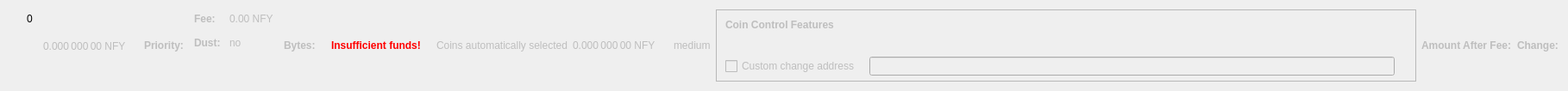
    <widget class="QWidget" name="dummyHideWidget" native="true">
     <property name="maximumSize">
      <size>
       <width>100</width>
       <height>22</height>
      </size>
     </property>
     <layout class="QHBoxLayout" name="dummyHideLayout">
      <item>
       <layout class="QFormLayout" name="formLayoutCoinControl1">
        <property name="horizontalSpacing">
         <number>10</number>
        </property>
        <property name="verticalSpacing">
         <number>14</number>
        </property>
        <property name="leftMargin">
         <number>10</number>
        </property>
        <property name="topMargin">
         <number>4</number>
        </property>
        <property name="rightMargin">
         <number>6</number>
        </property>
        <item row="0" column="1">
         <widget class="QLabel" name="labelCoinControlBytes">
          <property name="cursor">
           <cursorShape>IBeamCursor</cursorShape>
          </property>
          <property name="contextMenuPolicy">
           <enum>Qt::ActionsContextMenu</enum>
          </property>
          <property name="text">
           <string notr="true">0</string>
          </property>
          <property name="textInteractionFlags">
           <set>Qt::LinksAccessibleByMouse|Qt::TextSelectableByKeyboard|Qt::TextSelectableByMouse</set>
          </property>
         </widget>
        </item>
       </layout>
      </item>
      <item>
       <widget class="QLabel" name="labelCoinControlAfterFee">
        <property name="enabled">
         <bool>false</bool>
        </property>
        <property name="sizePolicy">
         <sizepolicy hsizetype="Fixed" vsizetype="Fixed">
          <horstretch>0</horstretch>
          <verstretch>0</verstretch>
         </sizepolicy>
        </property>
        <property name="minimumSize">
         <size>
          <width>111</width>
          <height>12</height>
         </size>
        </property>
        <property name="maximumSize">
         <size>
          <width>111</width>
          <height>12</height>
         </size>
        </property>
        <property name="cursor">
         <cursorShape>IBeamCursor</cursorShape>
        </property>
        <property name="contextMenuPolicy">
         <enum>Qt::ActionsContextMenu</enum>
        </property>
        <property name="text">
         <string notr="true">0.000 000 00 NFY</string>
        </property>
        <property name="textInteractionFlags">
         <set>Qt::LinksAccessibleByMouse|Qt::TextSelectableByKeyboard|Qt::TextSelectableByMouse</set>
        </property>
       </widget>
      </item>
      <item>
       <widget class="QLabel" name="labelCoinControlPriorityText">
        <property name="enabled">
         <bool>false</bool>
        </property>
        <property name="font">
         <font>
          <weight>75</weight>
          <bold>true</bold>
         </font>
        </property>
        <property name="text">
         <string>Priority:</string>
        </property>
       </widget>
      </item>
      <item>
       <layout class="QHBoxLayout" name="horizontalLayout"/>
      </item>
      <item>
       <layout class="QFormLayout" name="formLayoutCoinControl3">
        <property name="horizontalSpacing">
         <number>10</number>
        </property>
        <property name="verticalSpacing">
         <number>14</number>
        </property>
        <property name="leftMargin">
         <number>6</number>
        </property>
        <property name="topMargin">
         <number>4</number>
        </property>
        <property name="rightMargin">
         <number>6</number>
        </property>
        <item row="0" column="0">
         <widget class="QLabel" name="labelCoinControlFeeText">
          <property name="enabled">
           <bool>false</bool>
          </property>
          <property name="font">
           <font>
            <weight>75</weight>
            <bold>true</bold>
           </font>
          </property>
          <property name="text">
           <string>Fee:</string>
          </property>
          <property name="margin">
           <number>0</number>
          </property>
         </widget>
        </item>
        <item row="0" column="1">
         <widget class="QLabel" name="labelCoinControlFee">
          <property name="enabled">
           <bool>false</bool>
          </property>
          <property name="cursor">
           <cursorShape>IBeamCursor</cursorShape>
          </property>
          <property name="contextMenuPolicy">
           <enum>Qt::ActionsContextMenu</enum>
          </property>
          <property name="text">
           <string notr="true">0.00 NFY</string>
          </property>
          <property name="textInteractionFlags">
           <set>Qt::LinksAccessibleByMouse|Qt::TextSelectableByKeyboard|Qt::TextSelectableByMouse</set>
          </property>
         </widget>
        </item>
        <item row="1" column="0">
         <widget class="QLabel" name="labelCoinControlLowOutputText">
          <property name="enabled">
           <bool>false</bool>
          </property>
          <property name="font">
           <font>
            <weight>75</weight>
            <bold>true</bold>
           </font>
          </property>
          <property name="text">
           <string>Dust:</string>
          </property>
         </widget>
        </item>
        <item row="1" column="1">
         <widget class="QLabel" name="labelCoinControlLowOutput">
          <property name="enabled">
           <bool>false</bool>
          </property>
          <property name="cursor">
           <cursorShape>IBeamCursor</cursorShape>
          </property>
          <property name="contextMenuPolicy">
           <enum>Qt::ActionsContextMenu</enum>
          </property>
          <property name="text">
           <string>no</string>
          </property>
          <property name="textInteractionFlags">
           <set>Qt::LinksAccessibleByMouse|Qt::TextSelectableByKeyboard|Qt::TextSelectableByMouse</set>
          </property>
         </widget>
        </item>
       </layout>
      </item>
      <item>
       <widget class="QLabel" name="labelCoinControlBytesText">
        <property name="enabled">
         <bool>false</bool>
        </property>
        <property name="font">
         <font>
          <weight>75</weight>
          <bold>true</bold>
         </font>
        </property>
        <property name="text">
         <string>Bytes:</string>
        </property>
       </widget>
      </item>
      <item>
       <layout class="QFormLayout" name="formLayoutCoinControl2">
        <property name="horizontalSpacing">
         <number>10</number>
        </property>
        <property name="verticalSpacing">
         <number>14</number>
        </property>
        <property name="leftMargin">
         <number>6</number>
        </property>
        <property name="topMargin">
         <number>4</number>
        </property>
        <property name="rightMargin">
         <number>6</number>
        </property>
       </layout>
      </item>
      <item>
       <layout class="QHBoxLayout" name="horizontalLayoutCoinControl2">
        <property name="spacing">
         <number>8</number>
        </property>
        <property name="bottomMargin">
         <number>10</number>
        </property>
       </layout>
      </item>
      <item>
       <widget class="QLabel" name="labelCoinControlInsuffFunds">
        <property name="enabled">
         <bool>false</bool>
        </property>
        <property name="minimumSize">
         <size>
          <width>0</width>
          <height>0</height>
         </size>
        </property>
        <property name="font">
         <font>
          <weight>75</weight>
          <bold>true</bold>
         </font>
        </property>
        <property name="styleSheet">
         <string notr="true">color:red;font-weight:bold;</string>
        </property>
        <property name="text">
         <string>Insufficient funds!</string>
        </property>
        <property name="margin">
         <number>5</number>
        </property>
       </widget>
      </item>
      <item>
       <layout class="QFormLayout" name="formLayoutCoinControl4">
        <property name="horizontalSpacing">
         <number>10</number>
        </property>
        <property name="verticalSpacing">
         <number>14</number>
        </property>
        <property name="leftMargin">
         <number>6</number>
        </property>
        <property name="topMargin">
         <number>4</number>
        </property>
        <property name="rightMargin">
         <number>6</number>
        </property>
       </layout>
      </item>
      <item>
       <widget class="QLabel" name="labelCoinControlAutomaticallySelected">
        <property name="enabled">
         <bool>false</bool>
        </property>
        <property name="sizePolicy">
         <sizepolicy hsizetype="Fixed" vsizetype="Fixed">
          <horstretch>0</horstretch>
          <verstretch>0</verstretch>
         </sizepolicy>
        </property>
        <property name="minimumSize">
         <size>
          <width>0</width>
          <height>0</height>
         </size>
        </property>
        <property name="maximumSize">
         <size>
          <width>240</width>
          <height>16777215</height>
         </size>
        </property>
        <property name="text">
         <string>Coins automatically selected</string>
        </property>
        <property name="margin">
         <number>5</number>
        </property>
       </widget>
      </item>
      <item>
       <widget class="QLabel" name="labelCoinControlChange">
        <property name="enabled">
         <bool>false</bool>
        </property>
        <property name="sizePolicy">
         <sizepolicy hsizetype="Fixed" vsizetype="Fixed">
          <horstretch>0</horstretch>
          <verstretch>0</verstretch>
         </sizepolicy>
        </property>
        <property name="minimumSize">
         <size>
          <width>111</width>
          <height>0</height>
         </size>
        </property>
        <property name="maximumSize">
         <size>
          <width>111</width>
          <height>16777215</height>
         </size>
        </property>
        <property name="cursor">
         <cursorShape>IBeamCursor</cursorShape>
        </property>
        <property name="contextMenuPolicy">
         <enum>Qt::ActionsContextMenu</enum>
        </property>
        <property name="text">
         <string notr="true">0.000 000 00 NFY</string>
        </property>
        <property name="textInteractionFlags">
         <set>Qt::LinksAccessibleByMouse|Qt::TextSelectableByKeyboard|Qt::TextSelectableByMouse</set>
        </property>
       </widget>
      </item>
      <item>
       <widget class="QLabel" name="labelCoinControlPriority">
        <property name="enabled">
         <bool>false</bool>
        </property>
        <property name="cursor">
         <cursorShape>IBeamCursor</cursorShape>
        </property>
        <property name="contextMenuPolicy">
         <enum>Qt::ActionsContextMenu</enum>
        </property>
        <property name="text">
         <string>medium</string>
        </property>
        <property name="textInteractionFlags">
         <set>Qt::LinksAccessibleByMouse|Qt::TextSelectableByKeyboard|Qt::TextSelectableByMouse</set>
        </property>
       </widget>
      </item>
      <item>
       <widget class="QFrame" name="frameCoinControl">
        <property name="sizePolicy">
         <sizepolicy hsizetype="Expanding" vsizetype="Expanding">
          <horstretch>0</horstretch>
          <verstretch>0</verstretch>
         </sizepolicy>
        </property>
        <property name="maximumSize">
         <size>
          <width>16777215</width>
          <height>16777215</height>
         </size>
        </property>
        <property name="frameShape">
         <enum>QFrame::StyledPanel</enum>
        </property>
        <property name="frameShadow">
         <enum>QFrame::Sunken</enum>
        </property>
        <layout class="QVBoxLayout" name="verticalLayoutCoinControl2_2">
         <property name="spacing">
          <number>0</number>
         </property>
         <property name="leftMargin">
          <number>0</number>
         </property>
         <property name="topMargin">
          <number>0</number>
         </property>
         <property name="rightMargin">
          <number>0</number>
         </property>
         <property name="bottomMargin">
          <number>6</number>
         </property>
         <item>
          <layout class="QVBoxLayout" name="verticalLayoutCoinControl" stretch="0,0,0,1">
           <property name="spacing">
            <number>0</number>
           </property>
           <property name="leftMargin">
            <number>10</number>
           </property>
           <property name="topMargin">
            <number>10</number>
           </property>
           <item>
            <layout class="QHBoxLayout" name="horizontalLayoutCoinControl1">
             <property name="bottomMargin">
              <number>15</number>
             </property>
             <item>
              <widget class="QLabel" name="labelCoinControlFeatures">
               <property name="enabled">
                <bool>false</bool>
               </property>
               <property name="sizePolicy">
                <sizepolicy hsizetype="Preferred" vsizetype="Maximum">
                 <horstretch>0</horstretch>
                 <verstretch>0</verstretch>
                </sizepolicy>
               </property>
               <property name="font">
                <font>
                 <weight>75</weight>
                 <bold>true</bold>
                </font>
               </property>
               <property name="styleSheet">
                <string notr="true">font-weight:bold;</string>
               </property>
               <property name="text">
                <string>Coin Control Features</string>
               </property>
              </widget>
             </item>
            </layout>
           </item>
           <item>
            <widget class="QWidget" name="widgetCoinControl" native="true">
             <property name="sizePolicy">
              <sizepolicy hsizetype="Preferred" vsizetype="Preferred">
               <horstretch>0</horstretch>
               <verstretch>0</verstretch>
              </sizepolicy>
             </property>
             <property name="minimumSize">
              <size>
               <width>0</width>
               <height>0</height>
              </size>
             </property>
             <property name="styleSheet">
              <string notr="true"/>
             </property>
             <layout class="QHBoxLayout" name="horizontalLayoutCoinControl5_2">
              <property name="leftMargin">
               <number>0</number>
              </property>
              <property name="topMargin">
               <number>0</number>
              </property>
              <property name="rightMargin">
               <number>0</number>
              </property>
              <property name="bottomMargin">
               <number>0</number>
              </property>
              <item>
               <layout class="QHBoxLayout" name="horizontalLayoutCoinControl3">
                <property name="spacing">
                 <number>20</number>
                </property>
                <property name="topMargin">
                 <number>0</number>
                </property>
                <property name="bottomMargin">
                 <number>10</number>
                </property>
               </layout>
              </item>
             </layout>
            </widget>
           </item>
           <item>
            <layout class="QHBoxLayout" name="horizontalLayoutCoinControl4" stretch="0,0,0">
             <property name="spacing">
              <number>12</number>
             </property>
             <property name="sizeConstraint">
              <enum>QLayout::SetDefaultConstraint</enum>
             </property>
             <property name="topMargin">
              <number>5</number>
             </property>
             <property name="rightMargin">
              <number>5</number>
             </property>
             <item>
              <widget class="QCheckBox" name="checkBoxCoinControlChange">
               <property name="enabled">
                <bool>false</bool>
               </property>
               <property name="toolTip">
                <string>If this is activated, but the change address is empty or invalid, change will be sent to a newly generated address.</string>
               </property>
               <property name="text">
                <string>Custom change address</string>
               </property>
              </widget>
             </item>
             <item>
              <widget class="QValidatedLineEdit" name="lineEditCoinControlChange">
               <property name="enabled">
                <bool>false</bool>
               </property>
               <property name="sizePolicy">
                <sizepolicy hsizetype="Expanding" vsizetype="Fixed">
                 <horstretch>0</horstretch>
                 <verstretch>0</verstretch>
                </sizepolicy>
               </property>
              </widget>
             </item>
             <item>
              <widget class="QLabel" name="labelCoinControlChangeLabel_2">
               <property name="sizePolicy">
                <sizepolicy hsizetype="Preferred" vsizetype="Expanding">
                 <horstretch>0</horstretch>
                 <verstretch>0</verstretch>
                </sizepolicy>
               </property>
               <property name="minimumSize">
                <size>
                 <width>0</width>
                 <height>0</height>
                </size>
               </property>
               <property name="text">
                <string/>
               </property>
               <property name="margin">
                <number>3</number>
               </property>
              </widget>
             </item>
            </layout>
           </item>
           <item>
            <spacer name="verticalSpacerCoinControl">
             <property name="orientation">
              <enum>Qt::Vertical</enum>
             </property>
             <property name="sizeHint" stdset="0">
              <size>
               <width>800</width>
               <height>1</height>
              </size>
             </property>
            </spacer>
           </item>
          </layout>
         </item>
        </layout>
       </widget>
      </item>
      <item>
       <widget class="QLabel" name="labelCoinControlAfterFeeText">
        <property name="enabled">
         <bool>false</bool>
        </property>
        <property name="minimumSize">
         <size>
          <width>0</width>
          <height>0</height>
         </size>
        </property>
        <property name="maximumSize">
         <size>
          <width>16777215</width>
          <height>16777215</height>
         </size>
        </property>
        <property name="font">
         <font>
          <weight>75</weight>
          <bold>true</bold>
         </font>
        </property>
        <property name="text">
         <string>Amount After Fee:</string>
        </property>
        <property name="alignment">
         <set>Qt::AlignLeading|Qt::AlignLeft|Qt::AlignVCenter</set>
        </property>
        <property name="margin">
         <number>0</number>
        </property>
       </widget>
      </item>
      <item>
       <widget class="QLabel" name="labelCoinControlChangeText">
        <property name="enabled">
         <bool>false</bool>
        </property>
        <property name="sizePolicy">
         <sizepolicy hsizetype="Preferred" vsizetype="Preferred">
          <horstretch>0</horstretch>
          <verstretch>0</verstretch>
         </sizepolicy>
        </property>
        <property name="minimumSize">
         <size>
          <width>0</width>
          <height>0</height>
         </size>
        </property>
        <property name="maximumSize">
         <size>
          <width>16777215</width>
          <height>16777215</height>
         </size>
        </property>
        <property name="font">
         <font>
          <weight>75</weight>
          <bold>true</bold>
         </font>
        </property>
        <property name="text">
         <string>Change:</string>
        </property>
        <property name="alignment">
         <set>Qt::AlignLeading|Qt::AlignLeft|Qt::AlignVCenter</set>
        </property>
       </widget>
      </item>
     </layout>
    </widget>
